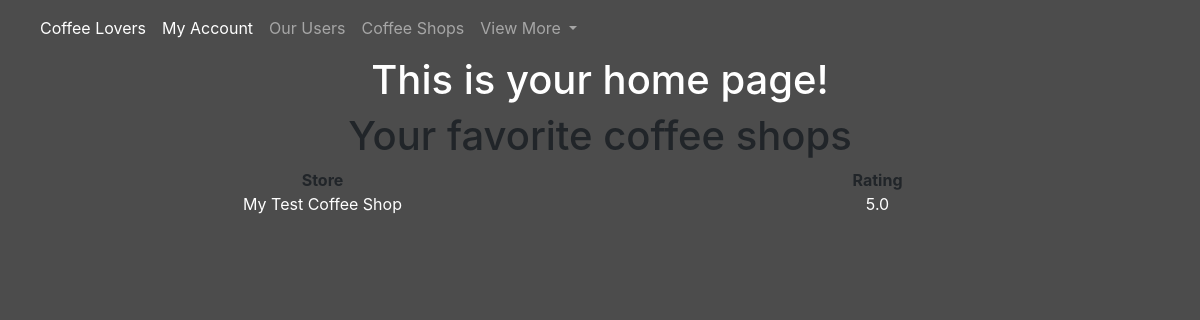
The page /home (signed in) on the database as committed earlier.
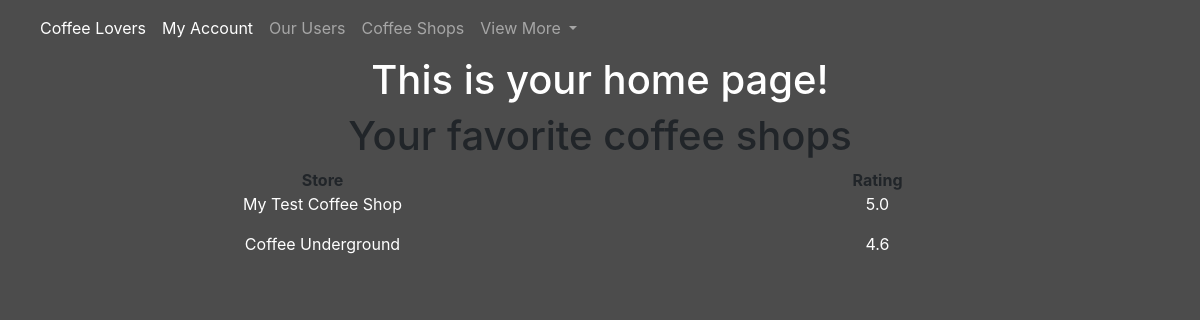
The same page on the database as committed later.
### website/models.py (models this page shows, shortened)
class Shops(db.Model):
    __tablename__ = 'shops'
    __table_args__ = {'extend_existing': True}
    id = db.Column(db.Integer, primary_key=True, unique=True)
    name = db.Column(db.Text)
    rating = db.Column(db.Float)
    count = db.Column(db.Integer)
    user_id = db.Column(db.Integer, db.ForeignKey('users.id'), nullable=False)

### website/views.py (the view)
@views.route('/home')
@login_required
def home():
    shops = Shops.query.filter(Shops.user_id == (current_user.get_id()))
    return render_template('home.html', user=current_user, shops=shops)

### website/__init__.py (called while the page is built)
def create_app():
    app = Flask(__name__)
    app.config['SECRET_KEY'] = 'the one key to rule them all'
    app.config['SQLALCHEMY_DATABASE_URI'] = f'sqlite:///{DB_NAME}'
    db.init_app(app)
    from .views import views
    from .auth import auth
    app.register_blueprint(views, url_prefix='/')
    app.register_blueprint(auth, url_prefix='/')
    from .models import User, Shops, locationsTable
    create_database(app)
    login_manager = LoginManager()
    login_manager.login_view = 'auth.login'
    login_manager.init_app(app)
    @login_manager.user_loader
    def load_user(id):
        return User.query.get(int(id)) #looks for primary key
    return app

### website/templates/home.html (shortened to what this page needs)
{% extends "base.html" %}
{% block content%}
<div align="center" class="container-fluid">
    <h1 style="color:white; font-size=300%;">This is your home page!</h1>
</div>
<h1 align="center">Your favorite coffee shops</h1>
<div align="center" class="container">
  <div class="row">
    <div class="col" ><b>Store</b></div>
    <div class="col"><b>Rating</b></div>
    <div class="col">
        {% for shop in shops %}
            <p style="color:white"> {{ shop.name }}</p>
        {% endfor %}</div>
    <div class="col">
        {% for shop in shops %}
            <p style="color:white"> {{ shop.rating }}</p>
        {% endfor %}
    </div>
  </div>
</div>
{% endblock %}

Rows that differ between the two databases and show on the page:
added Shops: name "Coffee Underground", rating "4.6"
